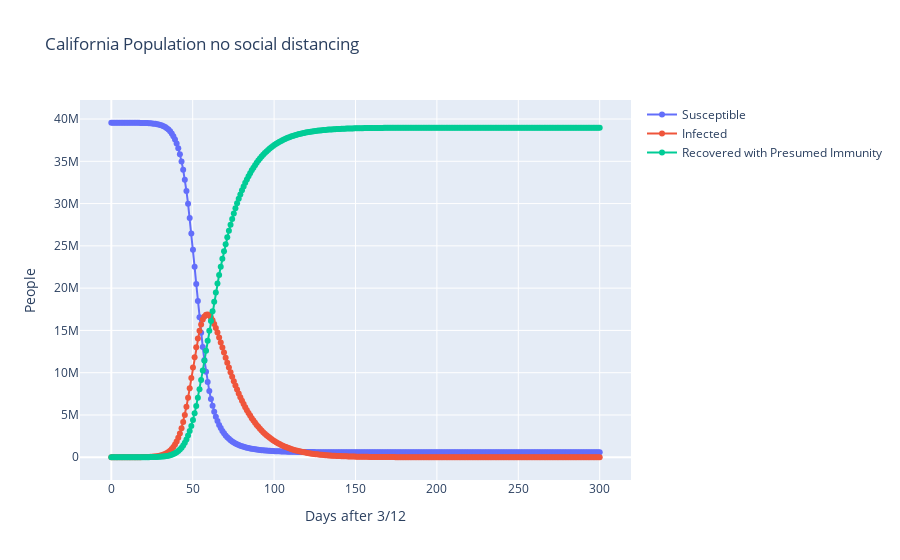

Notebook code for this chart:
### Code cell
model(39560000, 198, 10, .3, .07, "California Population no social distancing", "Days after 3/12", "People" )

### Figure 1 — Plotly figure (JSON) as saved in the notebook; plotly's stock layout.template omitted (floating-point values rounded to 4 significant figures; data arrays with more than 128 entries replaced by an {"elided": "..."} marker saying what was removed)
{"data": [{"mode": "lines+markers", "name": "Susceptible", "type": "scatter", "x": {"elided": "300 float values"}, "y": {"elided": "300 float values"}}, {"mode": "lines+markers", "name": "Infected", "type": "scatter", "x": {"elided": "300 float values"}, "y": {"elided": "300 float values"}}, {"mode": "lines+markers", "name": "Recovered with Presumed Immunity", "type": "scatter", "x": {"elided": "300 float values"}, "y": {"elided": "300 float values"}}], "layout": {"title": {"text": "California Population no social distancing"}, "xaxis": {"title": {"text": "Days after 3/12"}}, "yaxis": {"title": {"text": "People"}}}}
